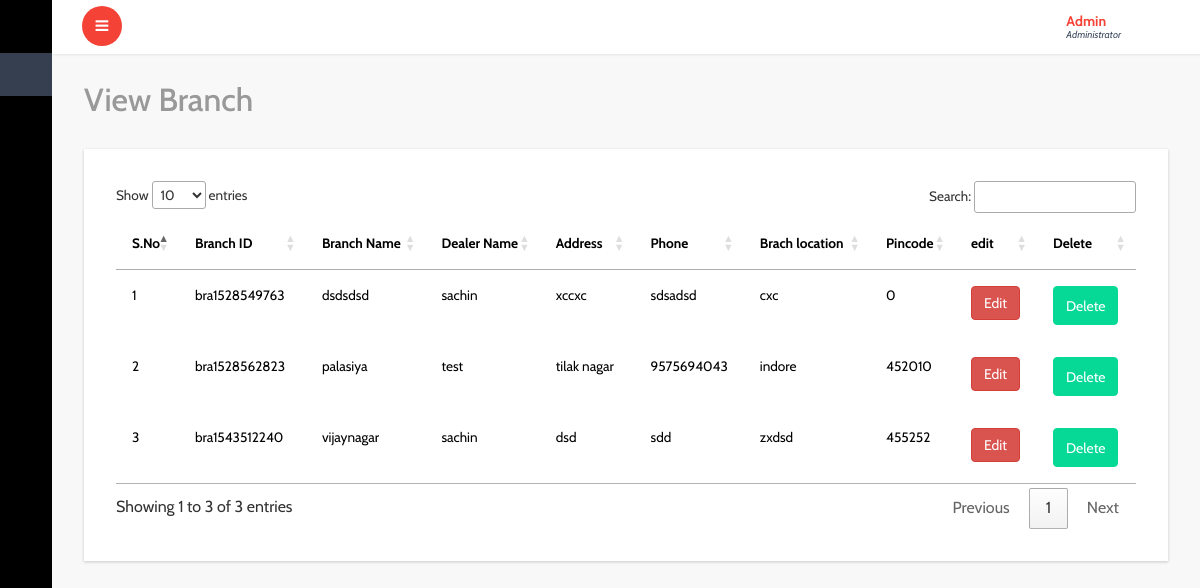
Screenshot of /admin/branch_details.php with the database file from the repository.
### tables this page shows
CREATE TABLE `branch` (
  `id` int(11) NOT NULL,
  `dealer_name` text NOT NULL,
  `branchaddress` text NOT NULL,
  `phone` text NOT NULL,
  `branch_location` text NOT NULL,
  `pincode` text NOT NULL,
  `reqid` text NOT NULL,
  `branch_name` text NOT NULL,
  `branch_id` text NOT NULL
);

### admin/branch_details.php (the view, shortened to what this page needs)
<?php
include('header.php');
include('sidebar.php');
include('../connection.php');
?>
<link rel="stylesheet" href="http://cdn.datatables.net/1.10.2/css/jquery.dataTables.min.css"></style>
<div id="page-wrapper">
  <div class="graphs">
    <h3 class="blank1">View Branch</h3>
    <div class="xs tabls">
      <div class="bs-example4" data-example-id="contextual-table">
        <table class="table table-hover" id="example" class="display" width="100%" cellspacing="0">
          <thead>
            <tr>
            <th>S.No</th>
            <th>Branch ID</th>
              <th>Branch Name</th>
              <th>Dealer Name</th>
              <th>Address</th>
              <th>Phone</th>
              <th>Brach location</th>
              <th>Pincode</th>
              <th>edit</th>
              <th>Delete</th>
            </tr>
          </thead>
          <tbody>
          <?php
            $sql="Select * from branch";
            $res=mysqli_query($conn,$sql);
            $i=1;
            while($ros=mysqli_fetch_array($res))
            {
              ?>
          <tr>
            <td><?php echo $i++;?></td>
             <td><?php echo $ros['branch_id'];?></td>
            <td><?php echo $ros['branch_name'];?></td>
            <td><?php echo $ros['dealer_name'];?></td>
            <td><?php echo $ros['branchaddress'];?></td>
            <td><?php echo $ros['phone'];?></td>
            <td><?php echo $ros['branch_location'];?></td>
            <td><?php echo $ros['pincode'];?></td>
            <td><a href="editbranch.php?id=<?php echo $ros['id'];?>"><button type="button" class="btn btn-danger">Edit</button></a></td>
            <td><a href="branch_details.php?deleteid=<?php echo $ros['id'];?>"><button type="button" class="btn btn-warning">Delete</button></a></td>
          </tr>
          <?php
        }
        ?>
          </tbody>
        </table>
      </div>
    </div>
  </div>
</div>
<?php
include('footer.php');
?>

### rows the page displays
branch: branch "bra1528549763", branch_name "dsdsdsd", dealer_name "sachin", branchaddress "xccxc", phone "sdsadsd", branch_location "cxc", pincode "0"
branch: branch "bra1528562823", branch_name "palasiya", dealer_name "test", branchaddress "tilak nagar", phone "9575694043", branch_location "indore", pincode "452010"
branch: branch "bra1543512240", branch_name "vijaynagar", dealer_name "sachin", branchaddress "dsd", phone "sdd", branch_location "zxdsd", pincode "455252"
